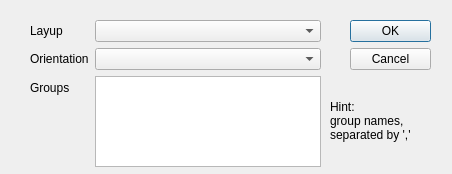
<?xml version="1.0" encoding="UTF-8"?>
<ui version="4.0">
 <class>shellRegionDialog</class>
 <widget class="QDialog" name="shellRegionDialog">
  <property name="geometry">
   <rect>
    <x>0</x>
    <y>0</y>
    <width>452</width>
    <height>174</height>
   </rect>
  </property>
  <property name="windowTitle">
   <string>Shell Region Properties</string>
  </property>
  <widget class="QDialogButtonBox" name="buttonBox">
   <property name="geometry">
    <rect>
     <x>350</x>
     <y>20</y>
     <width>81</width>
     <height>71</height>
    </rect>
   </property>
   <property name="orientation">
    <enum>Qt::Vertical</enum>
   </property>
   <property name="standardButtons">
    <set>QDialogButtonBox::Cancel|QDialogButtonBox::Ok</set>
   </property>
  </widget>
  <widget class="QWidget" name="formLayoutWidget">
   <property name="geometry">
    <rect>
     <x>30</x>
     <y>20</y>
     <width>291</width>
     <height>147</height>
    </rect>
   </property>
   <layout class="QFormLayout" name="formLayout">
    <item row="0" column="0">
     <widget class="QLabel" name="layupLabel">
      <property name="text">
       <string>Layup</string>
      </property>
     </widget>
    </item>
    <item row="0" column="1">
     <widget class="QComboBox" name="layupComboBox"/>
    </item>
    <item row="1" column="0">
     <widget class="QLabel" name="orientationLabel">
      <property name="text">
       <string>Orientation</string>
      </property>
     </widget>
    </item>
    <item row="1" column="1">
     <widget class="QComboBox" name="orientationComboBox"/>
    </item>
    <item row="2" column="0">
     <widget class="QLabel" name="groupsLabel">
      <property name="text">
       <string>Groups</string>
      </property>
     </widget>
    </item>
    <item row="2" column="1">
     <widget class="QTextEdit" name="groupsTextEdit"/>
    </item>
   </layout>
  </widget>
  <widget class="QLabel" name="label">
   <property name="geometry">
    <rect>
     <x>330</x>
     <y>90</y>
     <width>111</width>
     <height>61</height>
    </rect>
   </property>
   <property name="text">
    <string>Hint: 
group names, separated by ','</string>
   </property>
   <property name="wordWrap">
    <bool>true</bool>
   </property>
  </widget>
 </widget>
 <tabstops>
  <tabstop>layupComboBox</tabstop>
  <tabstop>orientationComboBox</tabstop>
  <tabstop>groupsTextEdit</tabstop>
 </tabstops>
 <resources/>
 <connections>
  <connection>
   <sender>buttonBox</sender>
   <signal>accepted()</signal>
   <receiver>shellRegionDialog</receiver>
   <slot>accept()</slot>
   <hints>
    <hint type="sourcelabel">
     <x>248</x>
     <y>254</y>
    </hint>
    <hint type="destinationlabel">
     <x>157</x>
     <y>274</y>
    </hint>
   </hints>
  </connection>
  <connection>
   <sender>buttonBox</sender>
   <signal>rejected()</signal>
   <receiver>shellRegionDialog</receiver>
   <slot>reject()</slot>
   <hints>
    <hint type="sourcelabel">
     <x>316</x>
     <y>260</y>
    </hint>
    <hint type="destinationlabel">
     <x>286</x>
     <y>274</y>
    </hint>
   </hints>
  </connection>
 </connections>
</ui>
